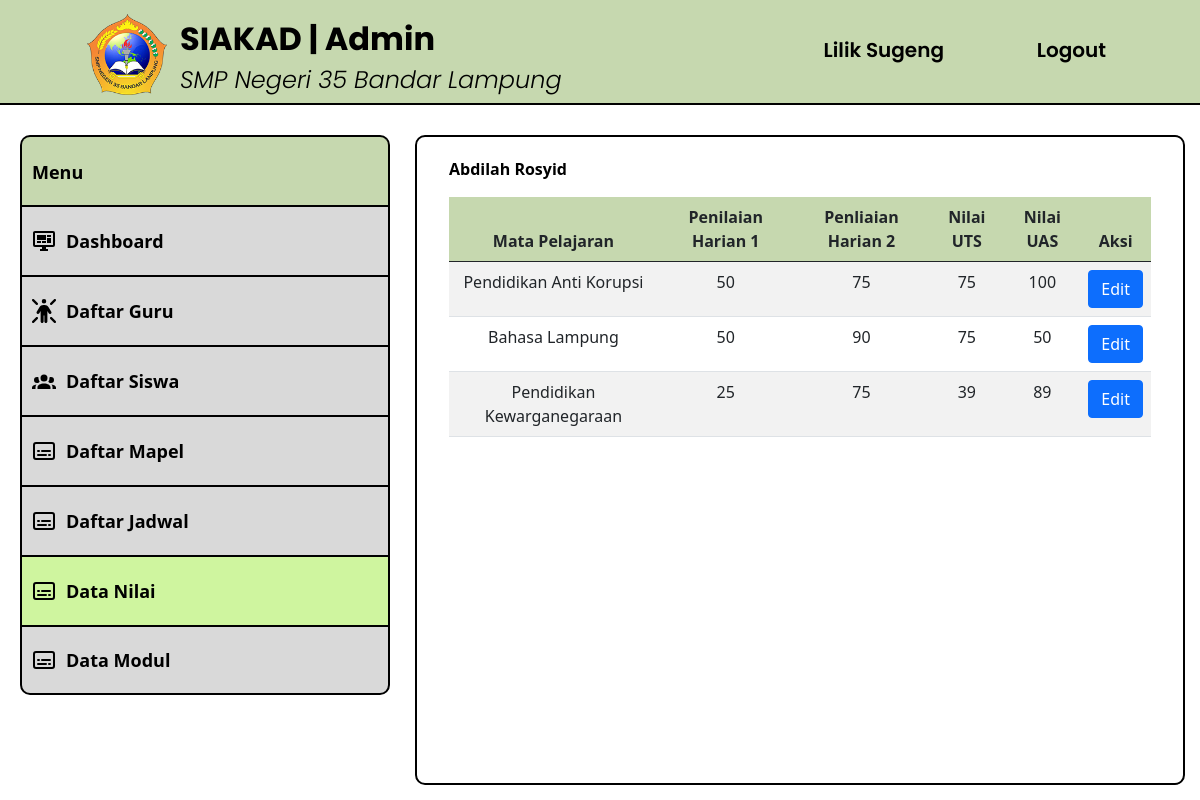
Page /src/editnilai-admin.php?nisn=0113701227 (signed in) on the committed database.
### tables this page shows
CREATE TABLE `siswa` (
  `id_siswa` int(11) NOT NULL,
  `nisn` varchar(30) NOT NULL,
  `password` varchar(255) NOT NULL,
  `nama` varchar(50) NOT NULL,
  `jenis_kelamin` varchar(20) NOT NULL,
  `tanggal_lahir` date NOT NULL,
  `tempat_lahir` varchar(30) NOT NULL,
  `agama` varchar(20) NOT NULL,
  `no_hp` varchar(15) NOT NULL,
  `email` varchar(30) NOT NULL,
  `alamat` text NOT NULL,
  `nama_wali` varchar(50) NOT NULL,
  `no_telepon_wali` varchar(15) NOT NULL,
  `angkatan` int(11) NOT NULL,
  `kode_kelas` varchar(5) NOT NULL,
  `foto` varchar(255) NOT NULL,
  `status_siswa` enum('Aktif','Tidak Aktif') NOT NULL
);

CREATE TABLE `nilai` (
  `id_nilai` int(11) NOT NULL,
  `kode_mapel` varchar(20) NOT NULL,
  `nisn` varchar(30) NOT NULL,
  `ph1` float NOT NULL,
  `ph2` float NOT NULL,
  `uts` float NOT NULL,
  `uas` float NOT NULL
);

CREATE TABLE `mata_pelajaran` (
  `id_mapel` int(11) NOT NULL,
  `kode_mapel` varchar(20) NOT NULL,
  `tingkat_kelas` int(11) NOT NULL,
  `nama_mapel` varchar(150) NOT NULL
);

### src/editnilai-admin.php (the view, shortened to what this page needs)
<?php
require('db.php');
$admin = $_SESSION["admin"]["nip"];
$ambil_admin = mysqli_query($conn, "SELECT * FROM admin WHERE nip = '$admin'");
$data = mysqli_fetch_array($ambil_admin);
$nisn = $_GET['nisn'];
$query_nilai = "SELECT mata_pelajaran.nama_mapel, nilai.* FROM nilai
                JOIN mata_pelajaran ON nilai.kode_mapel = mata_pelajaran.kode_mapel
                WHERE nilai.nisn = '$nisn'";
$nilai_result = mysqli_query($conn, $query_nilai);
$query_siswa = "SELECT nama FROM siswa WHERE nisn = '$nisn'";
$siswa_result = mysqli_query($conn, $query_siswa);
$data_siswa = mysqli_fetch_assoc($siswa_result);
?>
<!DOCTYPE html>
<html>
  <head>
    <link rel="stylesheet" type="text/css" href="../styles/styles.css" />
    <link href="https://cdn.jsdelivr.net/npm/bootstrap@5.0.2/dist/css/bootstrap.min.css" rel="stylesheet">
  </head>
  <body>
    <header>
      <div class="logo-text">
        <a href="dashboard-admin.php">
          <img src="../assets/LogoSMPN35.png" alt="LogoSMPN35" width="80px" />
        </a>
      </div>
      <div class="title-text">
        <a href="dashboard-admin.php">
          <h1>SIAKAD | Admin</h1>
          <span>SMP Negeri 35 Bandar Lampung</span>
        </a>
      </div>
      <div class="profile-button">
        <a href="profile-admin.php"><iconify-icon icon="material-symbols:person" width="30" class="align-middle p-3"></iconify-icon><?php echo $data['nama'] ?></a>
      </div>
      <div class="logout-button">
        <a href="logout.php"><iconify-icon icon="material-symbols:logout" width="30" class="align-middle p-3"></iconify-icon>Logout</a>
      </div>
    </header>
    <nav>
      <ul class="side-menu">
        <li class="menu-disabled"><span>Menu</span></li>
        <li>
          <a href="dashboard-admin.php"
            ><img
              src="../assets/monitor-dashboard.svg"
              alt="Dashboard"
            />Dashboard</a
          >
        </li>
        <li>
          <a href="daftarguru-admin.php"
            ><img src="../assets/person-rays.svg" alt="Daftar-Guru" />Daftar Guru</a
          >
        </li>
        <li>
          <a href="daftarsiswa-admin.php"
            ><img src="../assets/person-group.svg" alt="Daftar-Siswa" />Daftar Siswa</a
          >
        </li>
        <li>
          <a href="daftarmapel-admin.php"
            ><img src="../assets/transcript.svg" alt="Daftar-Mapel" />Daftar Mapel</a
          >
        </li>
        <li>
          <a href="daftarjadwal-admin.php"
            ><img src="../assets/transcript.svg" alt="Daftar-Jadwal" />Daftar Jadwal</a
          >
        </li>
        <li>
          <a href="datanilai-admin.php" class="active"
            ><img src="../assets/transcript.svg" alt="Data-Nilai" />Data Nilai</a
          >
        </li>
        <li>
          <a href="datamodul-admin.php" class="menu-end"><img src="../assets/transcript.svg" alt="Data-Modul" />Data Modul </a
          >
        </li>
      </ul>
    </nav>
    <div class="kotak-isi">
        <div class="container">
    <p class="fw-bold"><?php echo $data_siswa['nama']; ?></p>
    <table class="table table-striped text-center">
        <thead style="background-color: #C6D8AF;">
            <tr>
                <th scope="col">Mata Pelajaran</th>
                <th scope="col">Penilaian Harian 1</th>
                <th scope="col">Penliaian Harian 2</th>
                <th scope="col">Nilai UTS</th>
                <th scope="col">Nilai UAS</th>
                <th scope="col">Aksi</th>
            </tr>
        </thead>
        <tbody>
            <?php while($row = mysqli_fetch_assoc($nilai_result)): ?>
            <tr>
                <td><?php echo $row['nama_mapel']; ?></td>
                <td><?php echo $row['ph1']; ?></td>
                <td><?php echo $row['ph2']; ?></td>
                <td><?php echo $row['uts']; ?></td>
                <td><?php echo $row['uas']; ?></td>
                <td>
                    <a href="formeditnilai.php?nisn=<?php echo $nisn; ?>&kode_mapel=<?php echo $row['kode_mapel']; ?>">
                        <button class="btn btn-primary">Edit</button>
                    </a>
                </td>
            </tr>
            <?php endwhile; ?>
        </tbody>
    </table>
</div>
        </div>
</body>
</html>

### styles/styles.css (style rules this page uses)
body { font-family: Poppins; display: flex; align-items: center; width: 100vw; height: 100vh; margin: 0; overflow: hidden; }
p { color: black; }
header { position: fixed; top: 0; width: 100%; height: 105px; background-color: #c6d8af; color: #fff; text-align: left; border-bottom: 2px solid #000; }
header h1 { position: absolute; left: 180px; font-family: Poppins; font-size: 32px; font-weight: 700; color: #000; }
header span { position: absolute; top: 62px; left: 180px; font-family: Poppins; font-size: 24px; font-weight: 300; font-style: italic; color: #000; }
.logo-text { display: flex; align-items: center; position: fixed; left: 87px; top: 14px; }
.title-text h1 { top: 20px; }
.logout-button { position: fixed; top: 35px; right: 94px; }
.profile-button { position: fixed; top: 35px; right: 256px; }
.logout-button a, .profile-button a { text-decoration: none; font-family: Poppins; font-weight: 600; font-size: 20px; color: #000; }
nav { position: fixed; top: 105px; left: 0; width: 370px; height: calc(100% - 175px); padding: 20px; margin-top: 10px; }
.side-menu { list-style: none; padding: 0; margin: 0; }
.side-menu li { margin-bottom: 0; }
.side-menu a { display: block; width: 370px; height: 70px; background-color: #d9d9d9; line-height: 70px; text-decoration: none; color: #000; font-size: 18px; font-weight: bold; transition: background-color 0.3s; border-top: 2px solid #000; border-right: 2px solid #000; border-left: 2px solid #000; }
.side-menu a { display: flex; align-items: center; text-decoration: none; color: #000; padding: 5px 0; }
.side-menu img, .side-menu span { width: 24px; height: 24px; margin-right: 10px; margin-left: 10px; }
.side-menu .active { background-color: #cff59f; }
.menu-disabled { display: flex; width: 370px; height: 70px; background-color: #c6d8af; text-align: center; line-height: 70px; text-decoration: none; color: #000; font-size: 18px; font-weight: bold; pointer-events: none; border-top-left-radius: 10px; border-top-right-radius: 10px; border-top: 2px solid #000; border-right: 2px solid #000; border-left: 2px solid #000; }
.menu-end { border-bottom-left-radius: 10px; border-bottom-right-radius: 10px; border-bottom: 2px solid #000; }
.kotak-isi { position: fixed; top: 135px; left: 415px; right: 15px; bottom: 15px; background-color: #fff; border-radius: 10px; border: 2px solid #000; padding: 20px; overflow-y: auto; }

### rows in the picture
siswa: nama "Abdilah Rosyid"
nilai: mata_pelajaran.nama_mapel "Pendidikan Anti Korupsi", ph1 "50", ph2 "75", uts "75", uas "100"
nilai: mata_pelajaran.nama_mapel "Bahasa Lampung", ph1 "50", ph2 "90", uts "75", uas "50"
nilai: mata_pelajaran.nama_mapel "Pendidikan Kewarganegaraan", ph1 "25", ph2 "75", uts "39", uas "89"

### other values in the picture
$data['nama'] "Lilik Sugeng"
